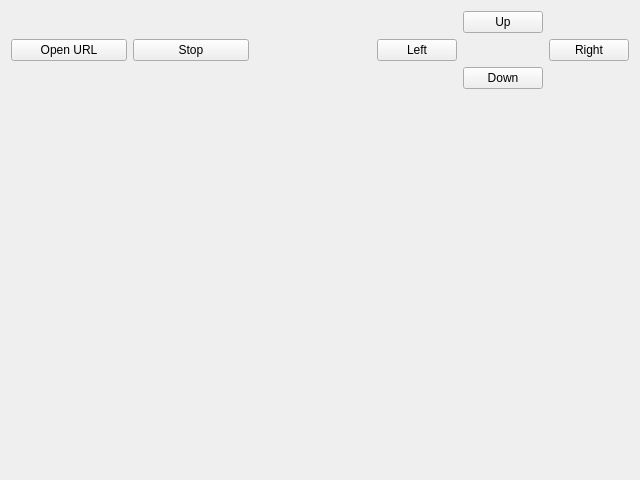
<?xml version="1.0" encoding="UTF-8"?>
<ui version="4.0">
    <class>SimplePlayer</class>
    <widget class="QWidget" name="SimplePlayer">
        <property name="geometry">
            <rect>
                <x>0</x>
                <y>0</y>
                <width>640</width>
                <height>480</height>
            </rect>
        </property>
        <property name="windowTitle">
            <string>Demo Player</string>
        </property>
        <layout class="QGridLayout" name="gridLayout_2">
            <item row="0" column="0">
                <widget class="QPushButton" name="openUrl">
                    <property name="text">
                        <string>Open URL</string>
                    </property>
                </widget>
            </item>
            <item row="0" column="1">
                <widget class="QPushButton" name="stop">
                    <property name="text">
                        <string>Stop</string>
                    </property>
                </widget>
            </item>
            <item row="0" column="2">
                <widget class="VlcWidgetVolumeSlider" name="volume" native="true">
                    <property name="sizePolicy">
                        <sizepolicy hsizetype="Preferred" vsizetype="Minimum">
                            <horstretch>0</horstretch>
                            <verstretch>0</verstretch>
                        </sizepolicy>
                    </property>
                </widget>
            </item>
            <item row="0" column="3">
                <layout class="QGridLayout" name="ptz">
                    <item row="0" column="1">
                        <widget class="QPushButton" name="up">
                        <property name="text">
                            <string>Up</string>
                        </property>
                        </widget>
                    </item>
                    <item row="1" column="0">
                        <widget class="QPushButton" name="left">
                            <property name="text">
                                <string>Left</string>
                            </property>
                        </widget>
                    </item>
                    <item row="1" column="2">
                        <widget class="QPushButton" name="right">
                            <property name="text">
                                <string>Right</string>
                            </property>
                        </widget>
                    </item>
                    <item row="2" column="1">
                        <widget class="QPushButton" name="down">
                            <property name="text">
                                <string>Down</string>
                            </property>
                        </widget>
                    </item>
                </layout>
            </item>
            <item row="1" column="0" colspan="4">
                <widget class="VlcWidgetVideo" name="video" native="true"/>
            </item>
        </layout>
        <action name="actionQuit">
            <property name="text">
                <string>Quit</string>
            </property>
        </action>
        <action name="actionPause">
            <property name="checkable">
                <bool>true</bool>
            </property>
            <property name="text">
                <string>Pause</string>
            </property>
        </action>
        <action name="actionStop">
            <property name="text">
                <string>Stop</string>
            </property>
        </action>
        <action name="actionOpenUrl">
            <property name="text">
                <string>Open URL</string>
            </property>
        </action>
    </widget>
    <customwidgets>
        <customwidget>
            <class>VlcWidgetVideo</class>
            <extends>QWidget</extends>
            <header location="global">VLCQtWidgets/WidgetVideo.h</header>
            <container>1</container>
            <slots>
                <signal>fullscreen()</signal>
                <slot>toggleFullscreen()</slot>
            </slots>
        </customwidget>
        <customwidget>
            <class>VlcWidgetVolumeSlider</class>
            <extends>QWidget</extends>
            <header location="global">VLCQtWidgets/WidgetVolumeSlider.h</header>
            <container>1</container>
            <slots>
                <slot>mute()</slot>
                <slot>volumeUp()</slot>
                <slot>volumeDown()</slot>
            </slots>
        </customwidget>
        <customwidget>
            <class>VlcWidgetSeek</class>
            <extends>QWidget</extends>
            <header location="global">VLCQtWidgets/WidgetSeek.h</header>
            <container>1</container>
        </customwidget>
    </customwidgets>
    <resources/>
    <connections>
        <connection>
            <sender>actionQuit</sender>
            <signal>triggered()</signal>
            <receiver>SimplePlayer</receiver>
            <slot>close()</slot>
            <hints>
                <hint type="sourcelabel">
                    <x>-1</x>
                    <y>-1</y>
                </hint>
                <hint type="destinationlabel">
                    <x>399</x>
                    <y>299</y>
                </hint>
            </hints>
        </connection>
    </connections>
</ui>
